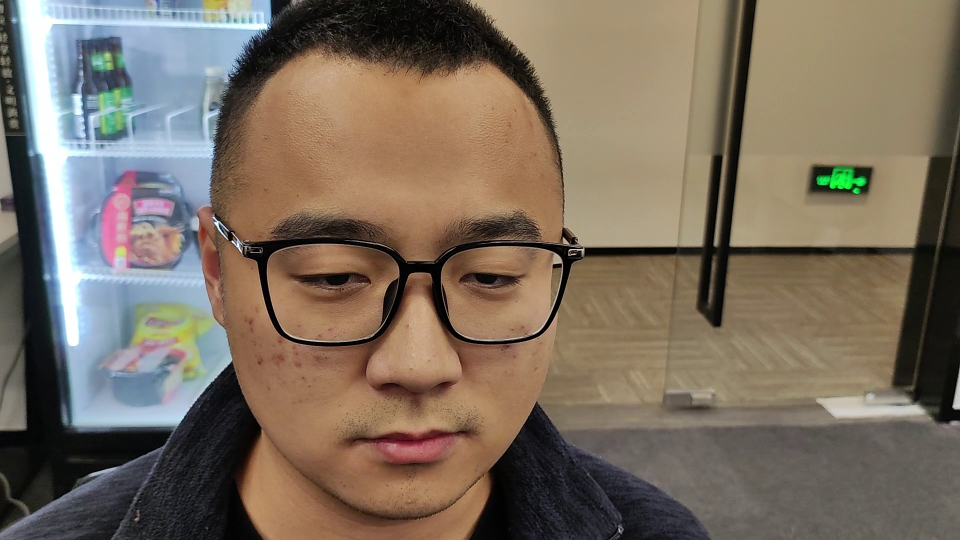
#> input picture bowen_tou/images/bowen_tou_00025.jpg, 1920 x 1080 px, found by its file name (shown at 1/2 size)
$ python color.py
#> lines starting #> are read from the running program, lines starting #| are printed output that depends on the picture
import numpy as np
import cv2
import os
# import sys; sys.path.append()


def color_cls(img, pred_map, savedir, prefix="", color_legend=True):
    part_colors = [[255, 0, 0], [255, 0, 255], [255, 170, 0],
                [255, 0, 85], [255, 0, 170],
                [0, 255, 0], [85, 255, 0], [170, 255, 0],
                [0, 255, 85], [0, 255, 170],
                [0, 0, 255], [85, 0, 255], [170, 0, 255],
                [0, 85, 255], [0, 170, 255],
                [255, 255, 0], [255, 255, 85], [255, 255, 170],
                [255, 85, 255], [255, 170, 255],
                [0, 255, 255], [85, 255, 255], [170, 255, 255]]

    vis_im = img.copy().astype(np.uint8)
    vis_pred = pred_map.copy().astype(np.uint8)
    vis_pred = cv2.resize(vis_pred, None, fx=1, fy=1, interpolation=cv2.INTER_NEAREST)
    vis_pred_color = np.zeros((vis_pred.shape[0], vis_pred.shape[1], 3))
    num_cls = np.max(vis_pred)
    # print(num_cls)
    for i in range(1, num_cls+1):
        index = np.where(vis_pred==i)
        # print(i, index, vis_pred)
        vis_pred_color[index[0], index[1], :] = part_colors[i]

    vis_pred_color = vis_pred_color.astype(np.uint8)
    vis_im = cv2.addWeighted(cv2.cvtColor(vis_im, cv2.COLOR_RGB2BGR), 0.4, vis_pred_color, 0.6, 0)

    if color_legend:
        # same with llff_cls dataset
        new_map = {
        'skin':1,
        'face':2,
        'neck':3,
        'head':4,
        'cloth': 5, }
        cls_map = {}
        for key in new_map.keys():
            cls_map[new_map[key]] = key

        start_point = (10, 10)
        delta = 8
        for i in  range(1, num_cls+1):
            color = part_colors[i]
            thickness = -1
            end_point = (start_point[0]+delta, start_point[1]+delta)
            # vis_im = cv2.rectangle(vis_im, start_point, end_point, color, thickness)
            txt_point = (start_point[0]+delta, start_point[1]+delta)
            # vis_im = cv2.putText(vis_im, f"{cls_map.get(i, None)}", txt_point,  cv2.FONT_HERSHEY_SIMPLEX, 0.6, (255, 255, 255), 1,  cv2.LINE_AA)
            start_point = (start_point[0], start_point[1]+2*delta)


    if not os.path.exists(savedir):
        os.makedirs(savedir)

    cv2.imwrite(os.path.join(savedir, prefix+"pred_map.png"), vis_pred_color)
    cv2.imwrite(os.path.join(savedir, prefix+"img_color.png"), vis_im)
    # cv2.imwrite(os.path.join(savedir, prefix+"img_color.png"), cv2.cvtColor(vis_im, cv2.COLOR_RGB2BGR))
    cv2.imwrite(os.path.join(savedir, prefix+"img_raw.png"),  cv2.cvtColor(img, cv2.COLOR_RGB2BGR))

if __name__ == "__main__":
    # test example
    anno = "./bowen_tou/raw_parse/bowen_tou_00025.png"
    img = "./bowen_tou/images/bowen_tou_00025.jpg"
    img = cv2.imread(img)
#> img is the input picture: shape (1080, 1920, 3); mean B, G, R 95.3, 109.8, 122.8
    anno = cv2.imread(anno)
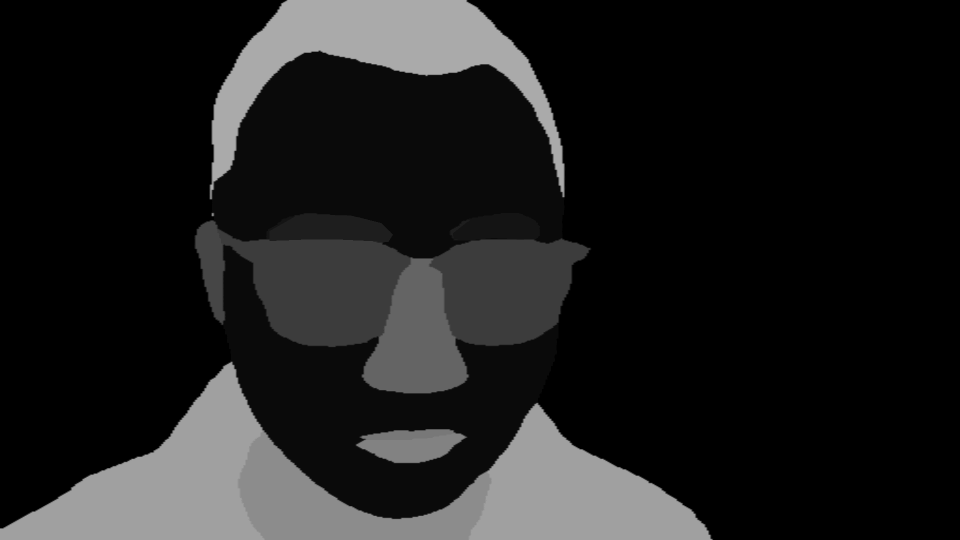
#> input picture bowen_tou/edit_parse/bowen_tou_00025.png, 1920 x 1080 px, found by its file name (shown at 1/2 size)
#> anno is the input picture: shape (1080, 1920, 3); min 0, max 170, mean 29.8
    color_cls(img, anno, "./debug")
#> in color_cls, `num_cls = np.max(vis_pred)`: num_cls = 170
#> after the loop in color_cls, `for i in range(1, num_cls+1):`:
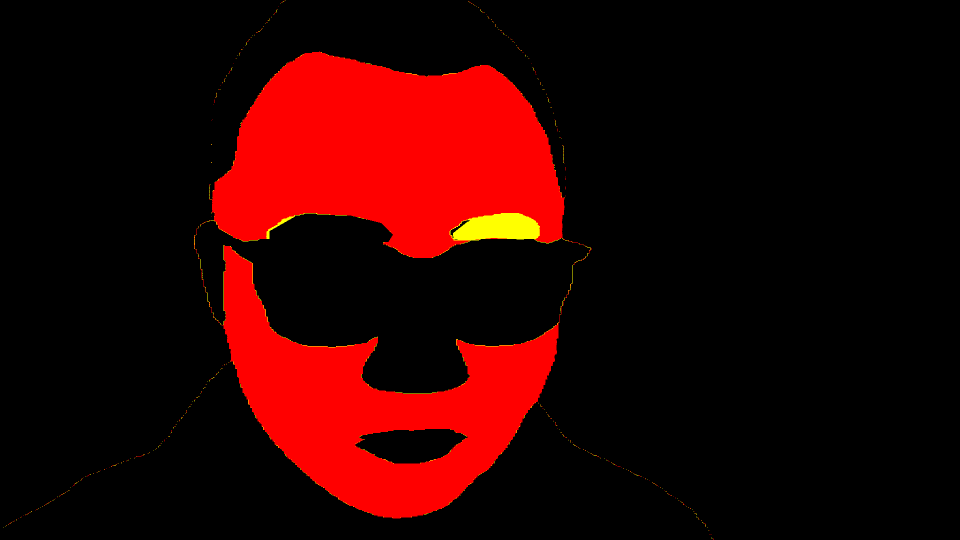
#> vis_pred_color: shape (1080, 1920, 3) float64 (shown at 1/2 size); mean B, G, R 0, 1.3, 44
#> (the run stopped early here; a loop or call above may not have finished)
